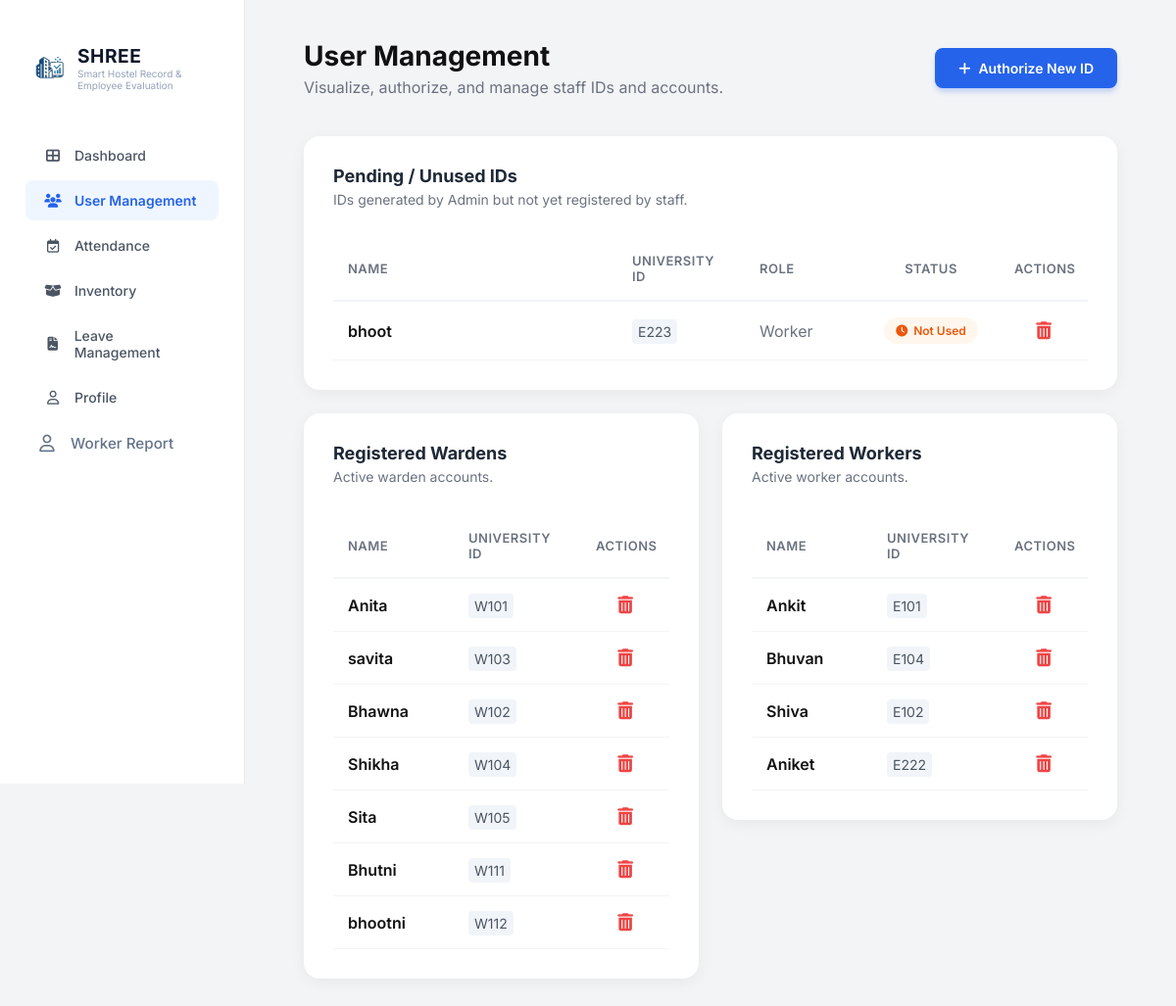
Before: /Shree-admin/users/ with the older database file.
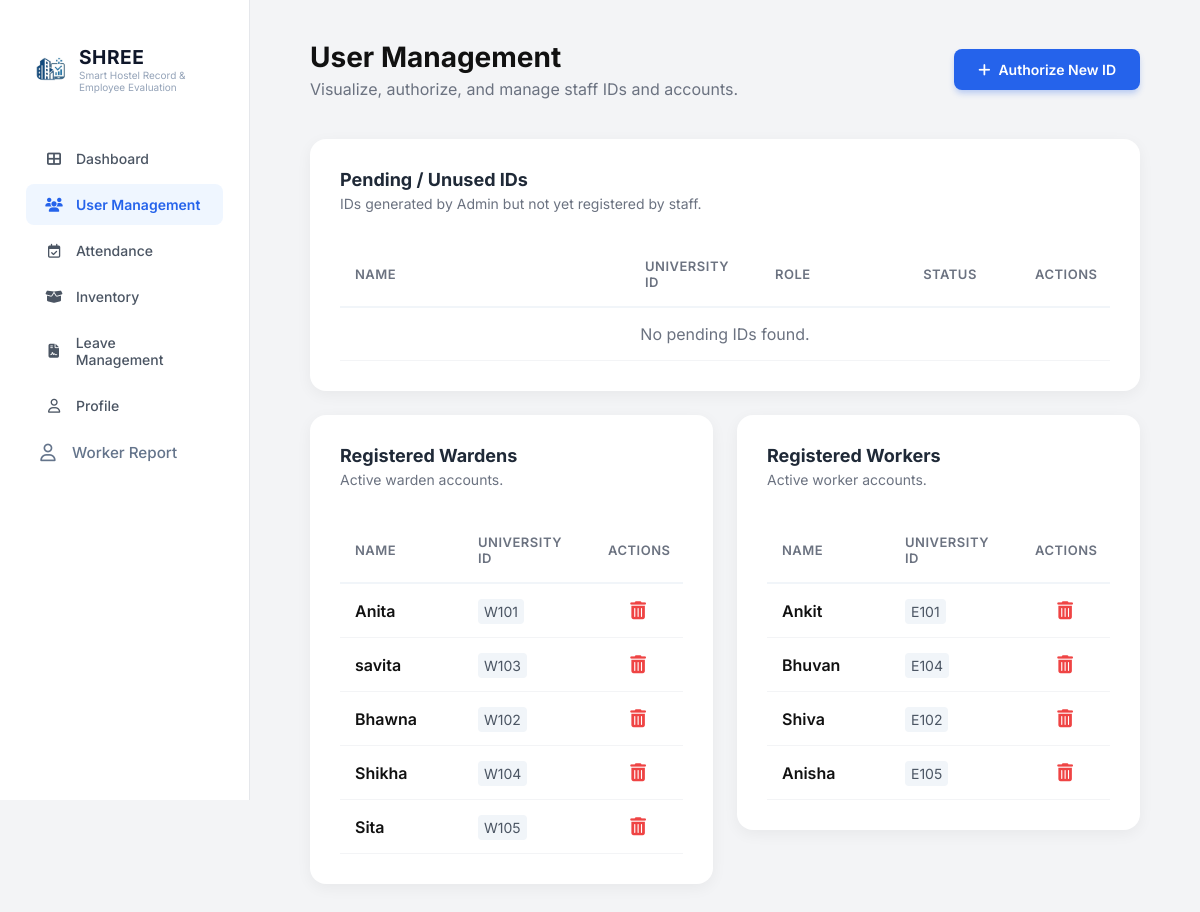
After: the same page with the newer database file.
### accounts/models.py (models this page shows, shortened)
class UniversityID(models.Model):
    ROLE_CHOICES = (
        ('warden', 'Warden'),
        ('worker', 'Worker'),
    )
    university_id = models.CharField(max_length=50, unique=True)
    full_name = models.CharField(max_length=100)
    role = models.CharField(max_length=20, choices=ROLE_CHOICES)
    is_used = models.BooleanField(default=False)

### Shree1/views.py (the view)
# urls.py: path('Shree-admin/users/', views.admin_user_management, name='admin_user_management'),
def admin_user_management(request):  #sneha ka new update
    unused_ids = UniversityID.objects.filter(is_used=False)
    wardens = UniversityID.objects.filter(is_used=True, role__iexact='warden')
    workers = UniversityID.objects.filter(is_used=True, role__iexact='worker')
    context = {
        'unused_ids': unused_ids,
        'wardens': wardens,
        'workers': workers,
        'next_worker_id': _generate_next_university_id('worker'),
        'next_warden_id': _generate_next_university_id('warden'),
    }
    return render(request, 'Shree1/admin_user_management.html', context)

### Shree1/views.py (called while the page is built)
def _generate_next_university_id(role):
    prefix = 'W' if role == 'warden' else 'E'
    existing_ids = UniversityID.objects.filter(
        role__iexact=role,
        university_id__startswith=prefix
    ).values_list('university_id', flat=True)
    max_number = 100
    for current_id in existing_ids:
        match = re.search(r'(\d+)$', current_id or '')
        if match:
            max_number = max(max_number, int(match.group(1)))
    return f"{prefix}{max_number + 1:03d}"

### templates/Shree1/admin_user_management.html (shortened to what the changed rows need)
{% load static %}
<!doctype html>
<html lang="en">
  <head>
    <link
      rel="stylesheet"
      href="{% static 'Shree1/css/dashboardAdmin.css' %}"
    />
    <link
      rel="stylesheet"
      href="{% static 'Shree1/css/admin_user_management.css' %}"
    />
    <link
      rel="stylesheet"
      href="https://cdnjs.cloudflare.com/ajax/libs/font-awesome/6.5.1/css/all.min.css"
    />
  </head>
  <body>
    <div class="admin-page-container">
      <aside class="sidebar">
        <div class="logo-area">
          <div>
            <h2 class="logo-name">SHREE</h2>
          </div>
        </div>
      </aside>
      <main class="main-body">
        <header class="main-header">
          <div class="header-left">
            <h1>User Management</h1>
          </div>
        </header>
        <div class="white-card mb-4">
          <table class="user-data-table">
            <thead>
              <tr>
                <th class="col-name">Name</th>
                <th class="col-id">University ID</th>
                <th class="col-role">Role</th>
                <th class="col-status">Status</th>
                <th class="col-actions">Actions</th>
              </tr>
            </thead>
            <tbody>
              {% for id_obj in unused_ids %}
              <tr>
                <td class="col-name font-bold">{{ id_obj.full_name }}</td>
                <td class="col-id"><code>{{ id_obj.university_id }}</code></td>
                <td class="col-role">{{ id_obj.role|capfirst }}</td>
                <td class="col-status">
                  <span class="status-indicator pending">
                    <i class="fa-solid fa-clock"></i> Not Used
                  </span>
                </td>
                <td class="col-actions">
                  <a
                    href="{% url 'delete_uni_id' id_obj.id %}"
                    class="delete-icon-btn"
                    title="Revoke ID"
                  >
                    <i class="fa-solid fa-trash-can"></i>
                  </a>
                </td>
              </tr>
              {% empty %}
              <tr>
                <td colspan="5" class="empty-state">No pending IDs found.</td>
              </tr>
              {% endfor %}
            </tbody>
          </table>
        </div>
        <div class="registered-staff-grid">
          <div class="white-card">
            <table class="user-data-table">
              <thead>
                <tr>
                  <th class="col-name">Name</th>
                  <th class="col-id">University ID</th>
                  <th class="col-actions">Actions</th>
                </tr>
              </thead>
              <tbody>
                {% for warden in wardens %}
                <tr>
                  <td class="col-name font-bold">{{ warden.full_name }}</td>
                  <td class="col-id">
                    <code>{{ warden.university_id }}</code>
                  </td>
                  <td class="col-actions">
                    <a
                      href="{% url 'delete_uni_id' warden.id %}"
                      class="delete-icon-btn"
                      title="Revoke ID"
                    >
                      <i class="fa-solid fa-trash-can"></i>
                    </a>
                  </td>
                </tr>
                {% empty %}
                <tr>
                  <td colspan="3" class="empty-state">
                    No registered wardens.
                  </td>
                </tr>
                {% endfor %}
              </tbody>
            </table>
          </div>
          <div class="white-card">
            <table class="user-data-table">
              <thead>
                <tr>
                  <th class="col-name">Name</th>
                  <th class="col-id">University ID</th>
                  <th class="col-actions">Actions</th>
                </tr>
              </thead>
              <tbody>
                {% for worker in workers %}
                <tr>
                  <td class="col-name font-bold">{{ worker.full_name }}</td>
                  <td class="col-id">
                    <code>{{ worker.university_id }}</code>
                  </td>
                  <td class="col-actions">
                    <a
                      href="{% url 'delete_uni_id' worker.id %}"
                      class="delete-icon-btn"
                      title="Revoke ID"
                    >
                      <i class="fa-solid fa-trash-can"></i>
                    </a>
                  </td>
                </tr>
                {% empty %}
                <tr>
                  <td colspan="3" class="empty-state">
                    No registered workers.
                  </td>
                </tr>
                {% endfor %}
              </tbody>
            </table>
          </div>
        </div>
      </main>
    </div>
  </body>
</html>

Changed rows visible on the page:
removed UniversityID: full_name "bhoot", university_id "E223", role "Worker", shown under "Pending / Unused IDs"
removed UniversityID: full_name "Bhutni", university_id "W111", shown under "Registered Wardens"
removed UniversityID: full_name "bhootni", university_id "W112", shown under "Registered Wardens"
removed UniversityID: full_name "Aniket", university_id "E222", shown under "Registered Workers"
added UniversityID: full_name "Anisha", university_id "E105", shown under "Registered Workers"
Other visible differences:
text now shown: "No pending IDs found."
